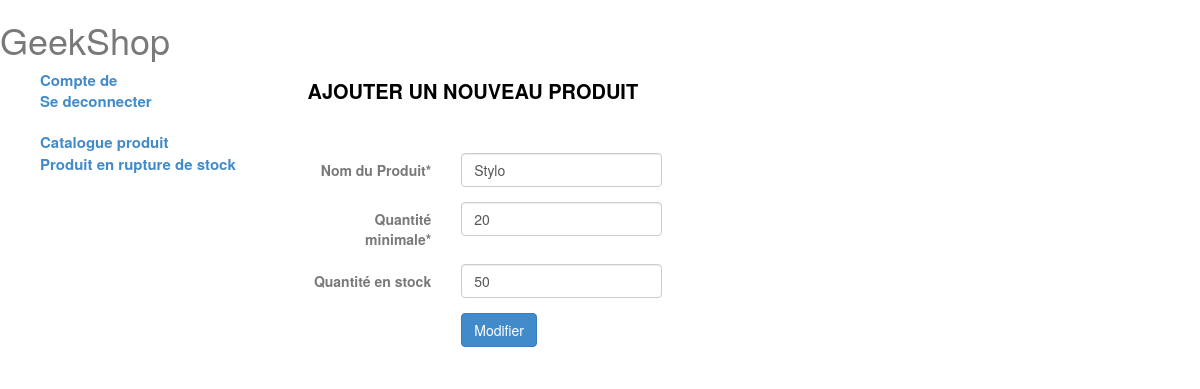
/vue/page_modif_caract_produit.php?modif=6, run on the app's committed database.
### tables this page shows
CREATE TABLE `produit` (
  `reference` int(11) NOT NULL,
  `libelle` varchar(255) NOT NULL,
  `quantite_minimale` int(11) NOT NULL,
  `quantite_en_stock` int(11) NOT NULL
);

### modele/connexion.php (called while the page is built, shortened)
<?php
try {
    $bdd = new PDO('mysql:host=localhost;dbname=geekshop;charset=utf8', 'root', '');
} catch (Exception $e) {
    die('Erreur : ' . $e->getMessage());
}
$select_produit = $bdd->prepare('SELECT * FROM produit WHERE reference=?');
$modif = filter_input(INPUT_GET, "modif", FILTER_SANITIZE_NUMBER_INT);
if ($modif) {
    $select_produit->execute(array($modif));
    $infoProduit = $select_produit->fetch();
    $libelle = $infoProduit["libelle"];
    $quantite_minimale = $infoProduit["quantite_minimale"];
    $quantite_en_stock = $infoProduit["quantite_en_stock"];
}

### vue/form_modif_carac_produit.php (the view, shortened to what this page needs)
<h4 class="jnt-h4">AJOUTER UN NOUVEAU PRODUIT</h4>
<form class=" form-horizontal style-form" method="POST" action="">
    <div class="form-group">
    </div>
    <div class="form-group ">
        <div class="col-lg-3">
        </div>
    </div>
    <div class="form-group ">
        <label for="lib_modif" class="control-label col-lg-2">Nom du Produit*</label>
        <div class="col-lg-3">
            <input class=" form-control" id="lib_modif" name="lib_modif" type="text" value="<?= $libelle; ?>" required />
        </div>
    </div>
    <div class="form-group ">
        <label for="qm_modif" class="control-label col-lg-2">Quantité minimale*</label>
        <div class="col-lg-3">
            <input class="form-control" id="qm_modif" type="number" name="qm_modif" value="<?= $quantite_minimale; ?>" required />
        </div>
    </div>
    <div class="form-group ">
        <label for="qs_modif" class="control-label col-lg-2">Quantité en stock</label>
        <div class="col-lg-3">
            <input class="form-control" id="qs_modif" type="number" name="qs_modif" value="<?= $quantite_en_stock; ?>" />
        </div>
    </div>
    <div class="form-group">
        <div class="col-lg-offset-2 col-lg-4">
            <button class="btn btn-primary" type="submit" name="modif_carac">Modifier</button>
        </div>
    </div>
</form>

### css/style.css (style rules this page uses)
body { color: #797979; }
.jnt-h4 { color: black; font-weight: 700; font-size: 20px; }

### data on the page
produit: lib_modif "Stylo", qm_modif "20", qs_modif "50"
